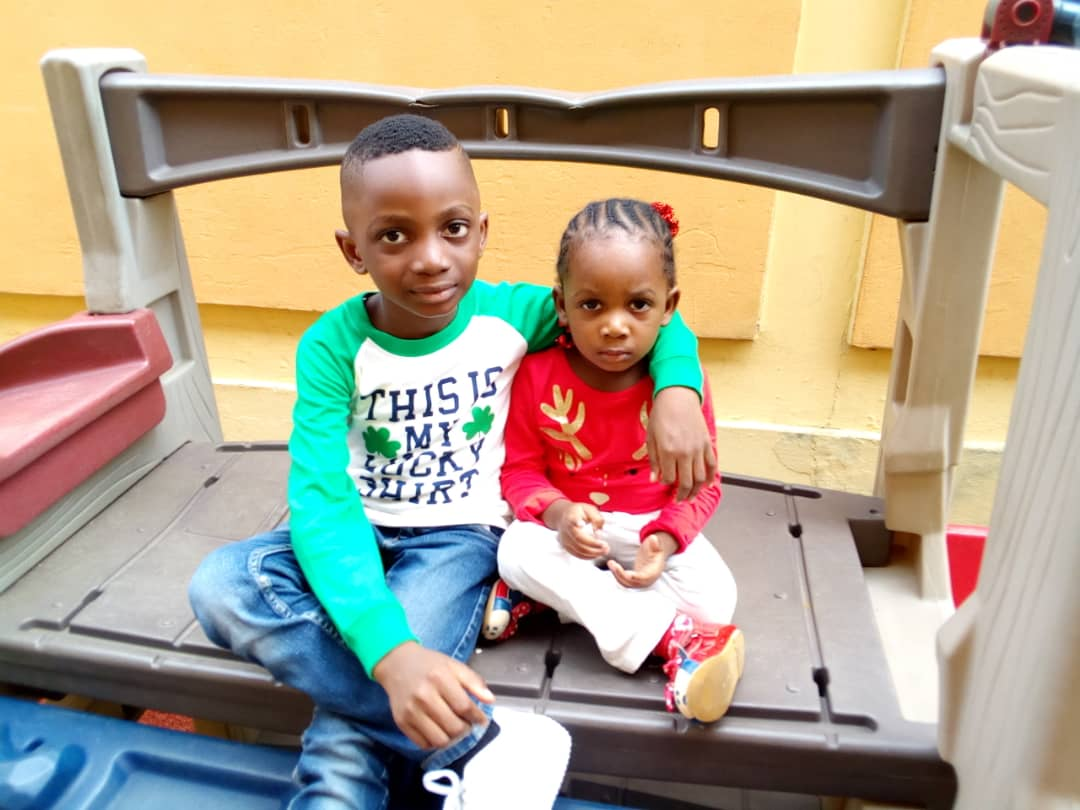
#> input picture imgs/dan.jpg, 1080 x 810 px
$ python spaces.py
#> lines starting #> are read from the running program, lines starting #| are printed output that depends on the picture
import cv2 as cv
import matplotlib.pyplot as plt
import numpy as np

img = cv.imread('imgs/dan.jpg')
#> img is the input picture: shape (810, 1080, 3); mean B, G, R 140.3, 160.4, 173.1
img = cv.resize(img, (250,250))
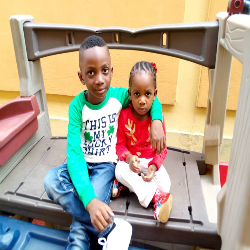
#> img: shape (250, 250, 3); mean B, G, R 140.2, 160.3, 173
# cv.imshow('img', img)

# BGR to grayscale
gray = cv.cvtColor(img, cv.COLOR_BGR2GRAY)
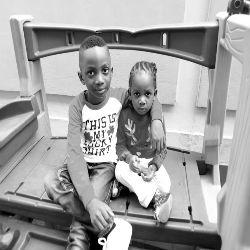
#> gray: shape (250, 250); min 0, max 255, mean 161.8
cv.imshow('gray', gray)

# BGR to HSV
hsv = cv.cvtColor(img, cv.COLOR_BGR2HSV)
#> hsv: shape (250, 250, 3); mean H, S, V 47.4, 92.3, 189.8
# cv.imshow('hsv', hsv)

# BGR ro L*a*b
lab = cv.cvtColor(img, cv.COLOR_BGR2LAB)
#> lab: shape (250, 250, 3); mean of channels 0, 1, 2 170.4, 132.2, 141.6
# cv.imshow('LAB', lab)

# BGR to RGB
rgb = cv.cvtColor(img, cv.COLOR_BGR2RGB)
# cv.imshow('rgb', rgb)

ret = np.hstack((img, hsv, lab, rgb))
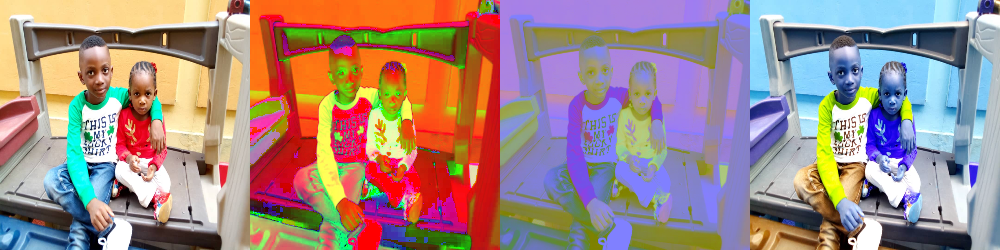
#> ret: shape (250, 1000, 3); mean B, G, R 132.8, 136.3, 161.2
cv.imshow('out', ret)

# HSV to BGR
hsv_bgr = cv.cvtColor(hsv, cv.COLOR_HSV2BGR)
cv.imshow('hsv to BGR', hsv_bgr)

# LAB to BGR
lab_bgr = cv.cvtColor(lab, cv.COLOR_LAB2BGR)
cv.imshow('lab to BGR', lab_bgr)

# gray to BGR
gray_bgr = cv.cvtColor(gray, cv.COLOR_GRAY2BGR)
cv.imshow('gray to BGR', gray_bgr)

plt.imshow(rgb)
plt.show()

cv.waitKey(0)

$ run again, with imgs/babe.jpg copied over imgs/dan.jpg
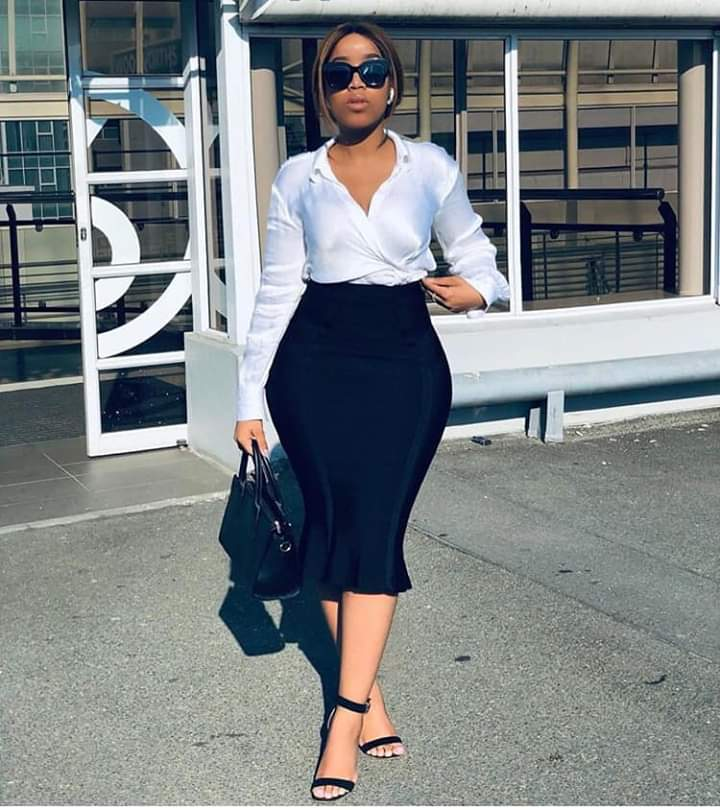
#> input picture imgs/babe.jpg, 720 x 810 px
#> img is the input picture: shape (810, 720, 3); mean B, G, R 131.2, 128.9, 123.7
#> img: shape (250, 250, 3)
#> `gray = cv.cvtColor(img, cv.COLOR_BGR2GRAY)`:
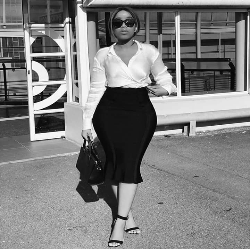
#> gray: shape (250, 250); min 1, max 255, mean 127.4
#> hsv: shape (250, 250, 3); mean H, S, V 75.2, 57.7, 137.4
#> lab: shape (250, 250, 3); mean of channels 0, 1, 2 133.4, 127.4, 125.7
#> `ret = np.hstack((img, hsv, lab, rgb))`:
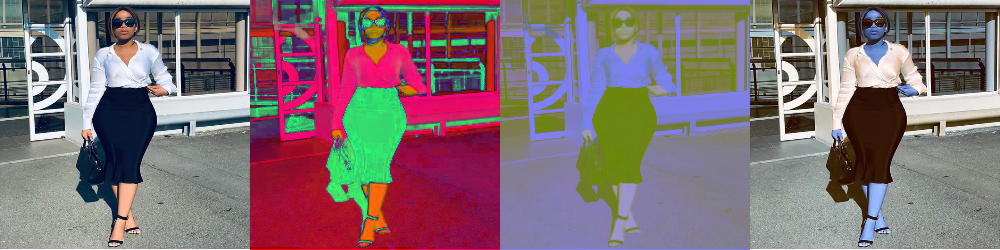
#> ret: shape (250, 1000, 3); mean B, G, R 115.8, 110.7, 129.4
